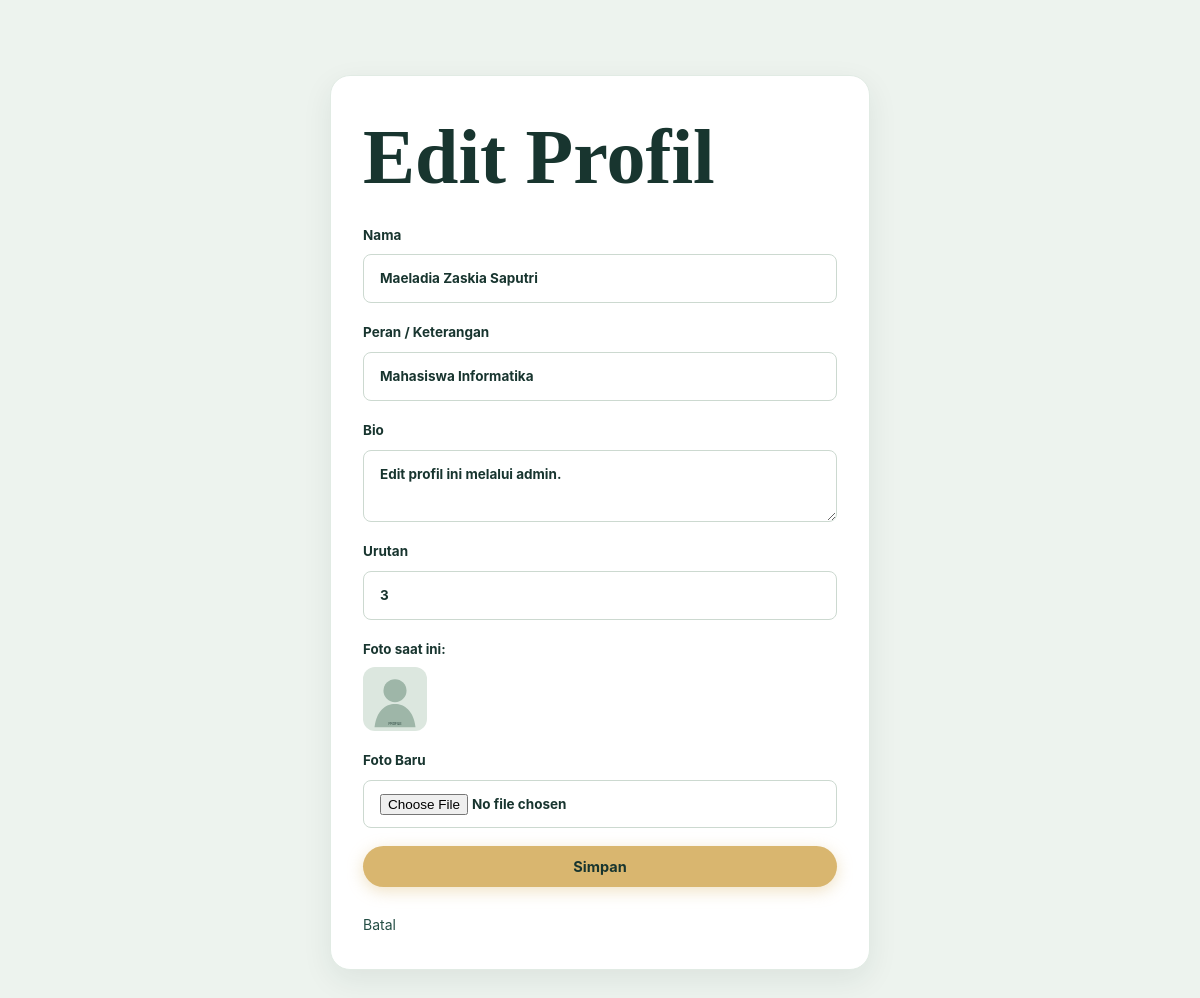
The app's page /admin/profile_form.php?id=3 (signed in) with its own data.
### tables this page shows
CREATE TABLE IF NOT EXISTS profiles (
 id INT AUTO_INCREMENT PRIMARY KEY,
 name VARCHAR(120) NOT NULL,
 role VARCHAR(120),
 bio TEXT,
 photo VARCHAR(255),
 sort_order INT DEFAULT 0
);

### config/helpers.php (called while the page is built, shortened)
<?php
if (!function_exists('e')) {
    function e($value) {
        return htmlspecialchars((string)$value, ENT_QUOTES, 'UTF-8');
    }
}

### admin/profile_form.php (the view, shortened to what this page needs)
<?php
require_once "../config/database.php";
require_once "../config/helpers.php";
$id = (int)($_GET['id'] ?? 0);
$profile = ['name'=>'','role'=>'','bio'=>'','photo'=>'','sort_order'=>0];
if ($id) {
    $stmt = $pdo->prepare("SELECT * FROM profiles WHERE id=?");
    $stmt->execute([$id]);
    $profile = $stmt->fetch(PDO::FETCH_ASSOC) ?: $profile;
}
?>
<!DOCTYPE html>
<html lang="id">
<head>
<link rel="stylesheet" href="../assets/css/style.css?v=<?= time() ?>">
</head>
<body class="admin-body">
<form class="form-card" method="post" enctype="multipart/form-data">
  <h1><?= $id ? 'Edit' : 'Tambah' ?> Profil</h1>
  <label>Nama<input name="name" required value="<?= e($profile['name']) ?>"></label>
  <label>Peran / Keterangan<input name="role" value="<?= e($profile['role']) ?>"></label>
  <label>Bio<textarea name="bio"><?= e($profile['bio']) ?></textarea></label>
  <label>Urutan<input type="number" name="sort_order" value="<?= e($profile['sort_order']) ?>"></label>
  <?php if ($id && !empty($profile['photo'])):
      $thumb = file_exists(__DIR__ . '/../' . $profile['photo']) ? '../' . $profile['photo'] : '../assets/img/profile-placeholder.svg';
  ?>
    <div>
      <small style="display:block;margin-bottom:6px;font-weight:700;">Foto saat ini:</small>
      <img src="<?= e($thumb) ?>" style="width:64px;height:64px;border-radius:12px;object-fit:cover;">
    </div>
  <?php endif; ?>
  <label>Foto Baru<input type="file" name="photo" accept="image/*"></label>
  <button class="btn btn-primary" type="submit">Simpan</button>
  <a href="dashboard.php">Batal</a>
</form>
</body>
</html>

### assets/css/style.css (style rules this page uses)
:root { --primary: #18352f; --primary-light: #244e45; --primary-dark: #0f2420; --gold: #d9b66f; --gold-dark: #b18a43; --gold-light: #f6ebd2; --bg-page: #ffffff; --bg-soft: #f4f7f4; --bg-card: #ffffff; --border: #e1ebe4; --border-soft: #edf3ef; --text-main: #18352f; --text-muted: #64756f; --text-light: #889993; --radius-sm: 8px; --radius-md: 14px; --radius-lg: 20px; --radius-full: 9999px; --shadow-sm: 0 4px 15px rgba(24, 53, 47, 0.05); --shadow-md: 0 10px 30px rgba(24, 53, 47, 0.08); --shadow-lg: 0 16px 45px rgba(24, 53, 47, 0.12); --font-heading: 'Playfair Display', Georgia, serif; --font-sans: 'Inter', Arial, sans-serif; }
* { box-sizing: border-box; margin: 0; padding: 0; }
html { scroll-behavior: smooth; }
body { background-color: var(--bg-page); color: var(--text-main); font-family: var(--font-sans); line-height: 1.7; overflow-x: hidden; }
a { text-decoration: none; color: inherit; transition: all .2s ease; }
img { max-width: 100%; display: block; }
h1, h2, h3, h4 { color: var(--text-main); line-height: 1.25; font-weight: 700; }
h1 { font-family: var(--font-heading); font-size: clamp(40px, 6.5vw, 80px); }
.btn { display: inline-flex; align-items: center; justify-content: center; gap: 8px; padding: 12px 24px; border-radius: var(--radius-full); font-family: inherit; font-weight: 700; font-size: 14.5px; cursor: pointer; border: 0; transition: all .25s ease; }
.btn-primary { background: var(--gold); color: var(--primary); box-shadow: 0 4px 16px rgba(217, 182, 111, 0.4); }
.feedback-form, .form-card, .login-card { display: grid; gap: 18px; background: #ffffff; padding: 32px; border-radius: var(--radius-lg); border: 1px solid var(--border); box-shadow: var(--shadow-md); }
.feedback-form label, .form-card label, .login-card label { display: grid; gap: 8px; font-weight: 700; font-size: 13.5px; color: var(--text-main); }
input, select, textarea { width: 100%; padding: 12px 16px; border: 1px solid #ccd9d0; border-radius: var(--radius-sm); font: inherit; background: #ffffff; color: var(--text-main); transition: border-color .25s, box-shadow .25s; }
textarea { resize: vertical; }
.admin-body { background: #edf3ee; min-height: 100vh; padding: 35px 0; }
.form-card, .login-card { max-width: 540px; margin: 40px auto; }
.login-card a, .form-card a { color: var(--primary-light); font-size: 14px; margin-top: 8px; display: inline-block; }

### records on screen
profiles: name "Maeladia Zaskia Saputri", role "Mahasiswa Informatika", bio "Edit profil ini melalui admin.", sort_order "3", photo (placeholder picture)
